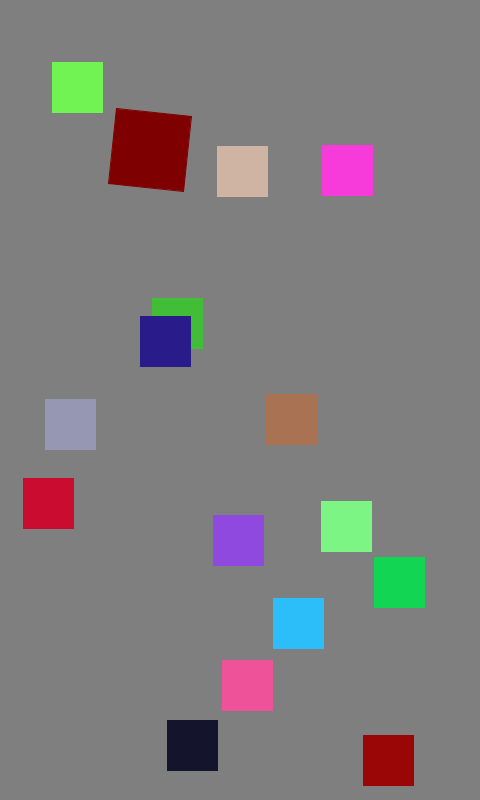
Frame 1 (no input)
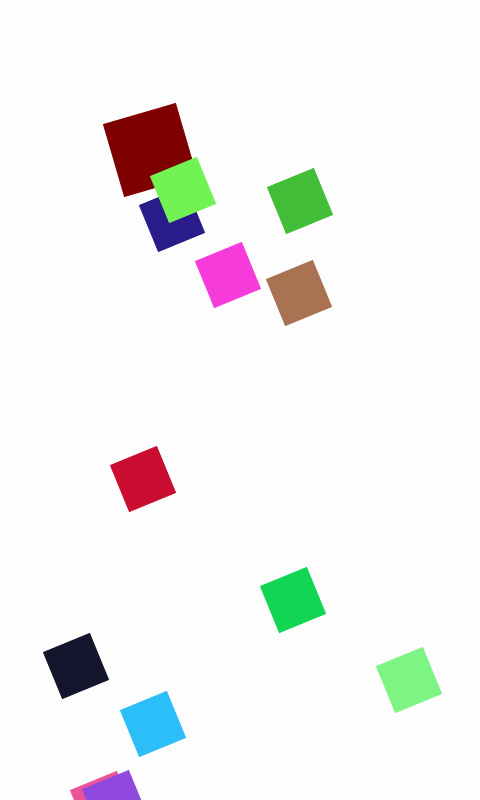
Frame 60 (the mouse pressed at the canvas centre just before this capture)
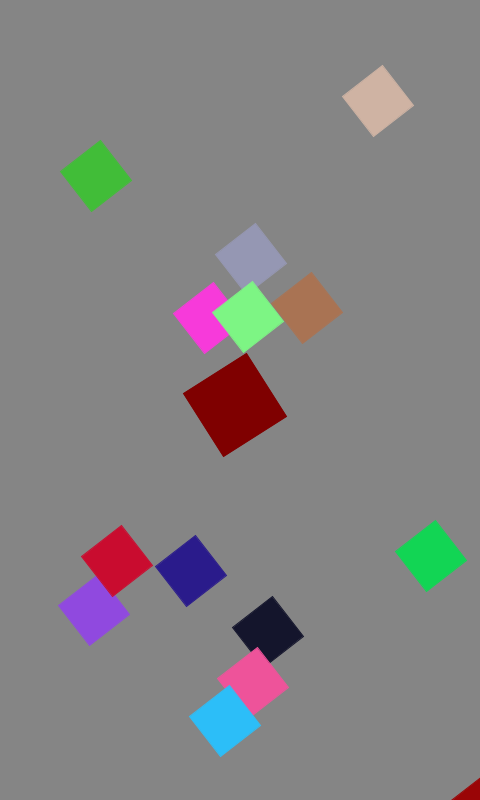
Frame 120 (the mouse held since frame 60 and released just before this capture)

The Processing sketch that drew these frames (run headless with seeded random() and noise(); from frame 60 on, the mouse is pressed at the canvas centre):

// Processing sketch: processing_16278
// ── processing_16278.pde

float boxRotation = 0;
float x = 0;
int moveSize = 16;
int tableSize = 8192;
int SR = 60;
int numBoxes = 15;

Box myBox;
Box[] boxes;

Oscil colorSine;
Oscil[] oscilsX;
Oscil[] oscilsY;

void setup() {
  size(480,800);
  
  smooth();
  rectMode(CENTER);
  
  myBox = new Box(150, 150, 75, 75, color(127, 0, 0));
  
  float[] tableSquare = {1, 0, .3333, 0, .111111, 0, .09090909};
  float[] tableSine = {1};
  float[] tableTriangle = {1, .5, .33333, .25, .111111, .1, .09090909};

  colorSine = new Oscil(.25, 127, tableSine);
  
  oscilsX = new Oscil[numBoxes];
  oscilsY = new Oscil[numBoxes];
  for(int i = 0; i < numBoxes; i++) {
    oscilsX[i] = new Oscil(random(0.1, 2.0), random(100, 200), tableSine);
    oscilsY[i] = new Oscil(random(0.1, 2.0), random(100, 300), tableSine);
  }
  
  boxes = new Box[numBoxes];
  for(int i = 0; i < numBoxes; i++) {
    boxes[i] = new Box(int(random(0, width)), int(random(0, height)), 50, 50, color(int(random(256)), int(random(256)), int(random(256))));
  }
  
  frameRate(SR);
};

void draw() {
  background(color(127 + colorSine.output, 127 + colorSine.output, 127 + colorSine.output));
  myBox.bRotation += .1;
  if(myBox.bRotation > 2*PI) myBox.bRotation -= (2*PI);
  
  colorSine.process();
  
  myBox.bDraw();
  if(myBox.moving) myBox.moveToPoint(mouseX, mouseY);
  
  for(int i = 0; i < numBoxes; i++) {
    oscilsX[i].process();
    oscilsY[i].process();
    
    boxes[i].bDraw();
    boxes[i].x = boxes[i].startingX + (int)oscilsX[i].output;
    boxes[i].y = boxes[i].startingY + (int)oscilsY[i].output;
    boxes[i].bRotation = myBox.bRotation;
  }
};

void mousePressed() {
  myBox.moving = true;
  myBox.movingStartFlag = false;
}


class Table {
  float[] tTable;
  
  Table(float[] amps) {
    float tMax = 0;
    tTable = new float[tableSize];
    
    for(int i = 0; i < tableSize; i++) {
      tTable[i] = 0;
      for(int j = 0; j < amps.length; j++) {
        tTable[i] += (sin((2.0*PI*i / (float)tableSize)*(j+1))) * amps[j];
      }
      if(abs(tTable[i]) > tMax) tMax = abs(tTable[i]);
    }
    
    for(int i = 0; i < tableSize; i++)
      tTable[i] /= tMax;
  }
};


class Oscil {
  float index;
  float increment;
  float freq;
  float amp;
  Table table;
  float output;
  
  Oscil(float tempFreq, float tempAmp, float[] amps) {
    freq = tempFreq;
    amp = tempAmp;
    index = 0;
    increment = freq * tableSize / SR;
    table = new Table(amps);
  }
  
  void process() {
    output = table.tTable[(int)index] * amp;
    index += increment;
    if(index >= tableSize) index -= tableSize;
  }
};

class Box {
  int x;
  int y;
  int startingX;
  int startingY;
  int bWidth;
  int bHeight;
  float bRotation;
  color bColor;
  boolean moving;
  boolean movingStartFlag;
  float movingIncrementX;
  float movingIncrementY;
  int movingCounter;
  
  Box(int tempX, int tempY, int tempBWidth, int tempBHeight, color tempBColor) {
    bRotation = 0;
    moving = false;
    x = tempX;
    y = tempY;
    startingX = x;
    startingY = y;
    bWidth = tempBWidth;
    bHeight = tempBHeight;
    bColor = tempBColor;
    fill(bColor);
    stroke(bColor);
    rect(x, y, bWidth, bHeight);
  }
  
  void bDraw() {
    pushMatrix();
      translate(x, y);
      rotate(bRotation);
      fill(bColor);
      stroke(bColor);
      rect(0, 0, bWidth, bHeight);
    popMatrix();
  }
  
  void moveToPoint(int tempX, int tempY) {
    if(!movingStartFlag) {
      movingIncrementX = (float)((tempX - x) / moveSize);
      movingIncrementY = (float)((tempY - y) / moveSize);
      movingStartFlag = true;
      movingCounter = 0;
    }
    movingCounter++;
    if(movingCounter > moveSize) {
      moving = false;
      movingStartFlag = false;
    }
    x += movingIncrementX;
    y += movingIncrementY;
  }
};
